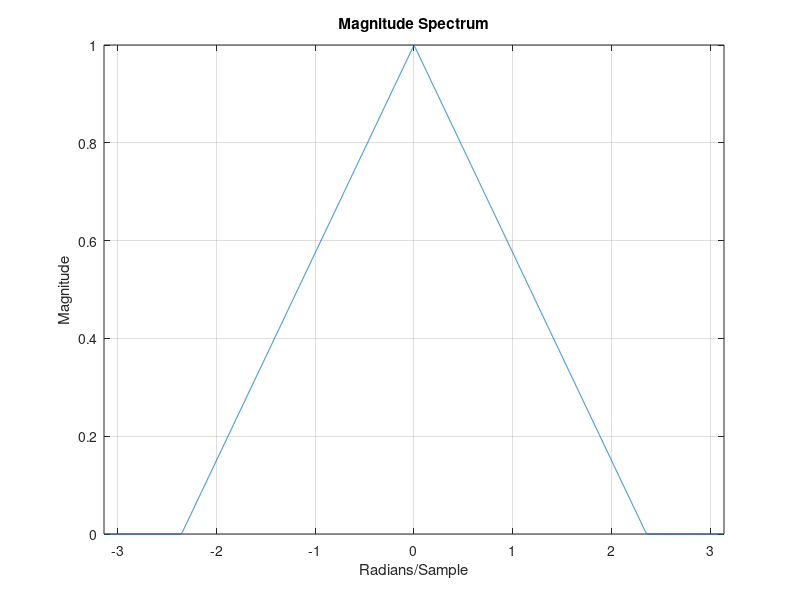
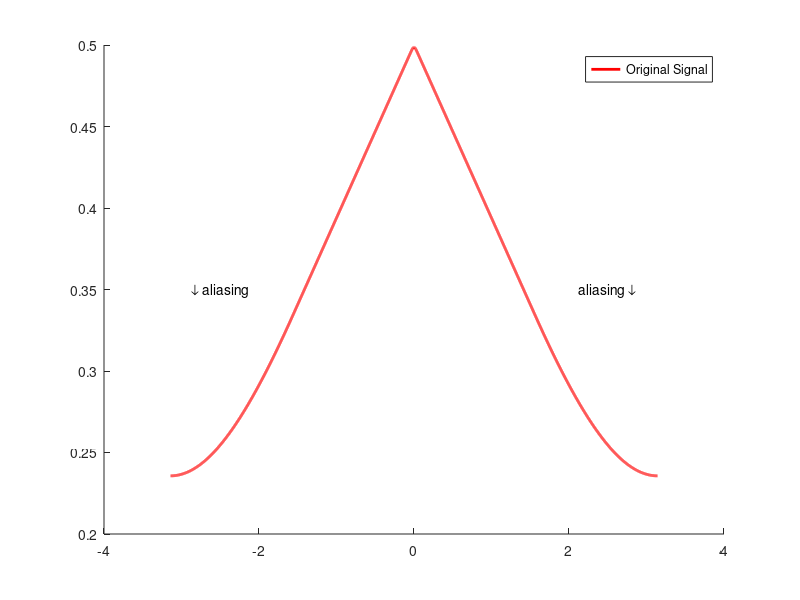
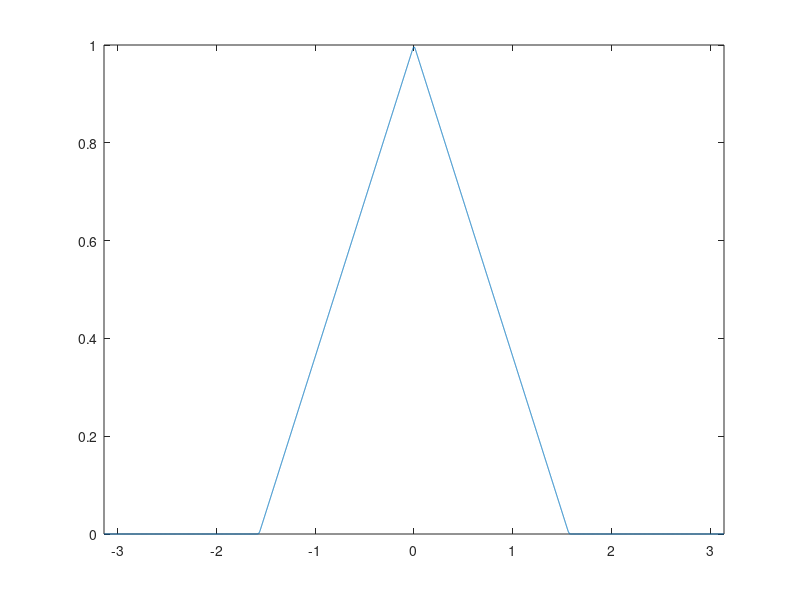
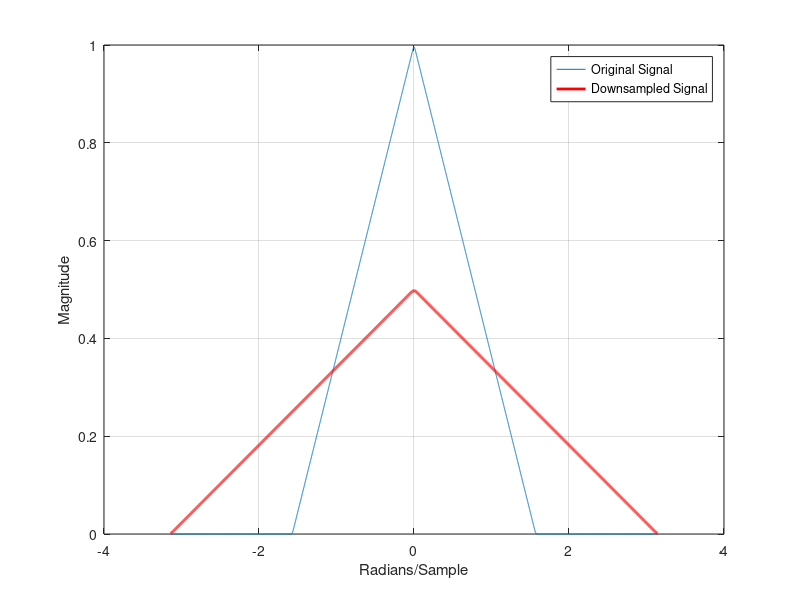

The MATLAB script that drew these images, in order:
% This example shows how to avoid aliasing when downsampling a signal. If a discrete-time signal's baseband 
% spectral support is not limited to an interval of width 2pi/M radians, downsampling by M results in 
% aliasing.

% Demonstrate aliasing in a signal downsampled by two. The signal's baseband spectral support exceed
% pi radians in width

% Create a signal with baseband spectral support equal to 3pi/2 radians. 
% Use fir2 to design the signal. Plot the signal's spectrum.

F = [0 0.2500 0.5000 0.7500 1.0000];
A = [1.00 0.6667 0.3333 0 0];
Order = 511;
B1 = fir2(Order,F,A);
[Hx,W] = freqz(B1,1,8192,'whole');
Hx = [Hx(4098:end) ; Hx(1:4097)];
omega = -pi+(2*pi/8192):(2*pi)/8192:pi;

figure 
plot(omega,abs(Hx))
xlim([-pi pi])
grid
title('Magnitude Spectrum')
xlabel('Radians/Sample')
ylabel('Magnitude')

% The signal's baseband spectral support exceeds [-pi/2,pi/2].

% Downsample the signal by a factor of 2 and plot the downsampled signal's spectrum with the spectrum of the original signal.

y = downsample(B1,2,0);
[Hy,W] = freqz(y,1,8192,'whole');
Hy = [Hy(4098:end) ; Hy(1:4097)];
figure
hold on
plot(omega,abs(Hy),'r','linewidth',2)
legend('Original Signal','Downsampled Signal')
text(-2.5,0.35,'\downarrow aliasing','HorizontalAlignment','center')
text(2.5,0.35,'aliasing \downarrow','HorizontalAlignment','center')
hold off

% In addition to an amplitude scaling of the spectrum, the superposition of 
% overlapping spectral replicas causes distortion of the original spectrum for 
% w > pi/2.

% Increase the baseband spectral support of the signal to [-7pi/8,7pi/8] and downsample the signal by 2. Plot the original spectrum along with the spectrum of the downsampled signal.

F = [0 0.2500 0.5000 0.7500 7/8 1.0000];
A = [1.00 0.7143 0.4286 0.1429 0 0];
Order = 511;
B2 = fir2(Order,F,A);
figure
[Hx,W] = freqz(B2,1,8192,'whole');
Hx = [Hx(4098:end) ; Hx(1:4097)];
omega = -pi+(2*pi/8192):(2*pi)/8192:pi;

plot(omega,abs(Hx))
xlim([-pi pi])

y = downsample(B2,2,0);
[Hy,W] = freqz(y,1,8192,'whole');
Hy = [Hy(4098:end) ; Hy(1:4097)];

hold on
plot(omega,abs(Hy),'r','linewidth',2)
grid
legend('Original Signal','Downsampled Signal')
xlabel('Radians/Sample')
ylabel('Magnitude')
hold off

% The increased spectral width results in more pronounced aliasing in the spectrum of the downsampled 
% signal because more signal energy is outside [-pi/2,pi/2].
% 
% Finally, construct a signal with baseband spectral support limited to [-pi/2,pi/2]. 
% Downsample the signal by a factor of 2 and plot the spectrum of the original and downsampled signals. 
% The downsampled signal is full band, but the shape of the spectrum is preserved because the spectral 
% copies do not overlap. There is no aliasing.

F = [0 0.250 0.500 0.7500 1];
A = [1.0000 0.5000 0 0 0];
Order = 511;
B3 = fir2(Order,F,A);
[Hx,W] = freqz(B3,1,8192,'whole');
Hx = [Hx(4098:end) ; Hx(1:4097)];
omega = -pi+(2*pi/8192):(2*pi)/8192:pi;

plot(omega,abs(Hx))
xlim([-pi pi])

y = downsample(B3,2,0);
[Hy,W] = freqz(y,1,8192,'whole');
Hy = [Hy(4098:end) ; Hy(1:4097)];
figure
plot(omega,abs(Hx))
hold on
plot(omega,abs(Hy),'r','linewidth',2)
grid
legend('Original Signal','Downsampled Signal')
xlabel('Radians/Sample')
ylabel('Magnitude')
hold off

% The shape of the spectrum is preserved. The spectrum of the downsampled signal is a stretched
% and scaled version of the original signal's spectrum, but there is no aliasing.